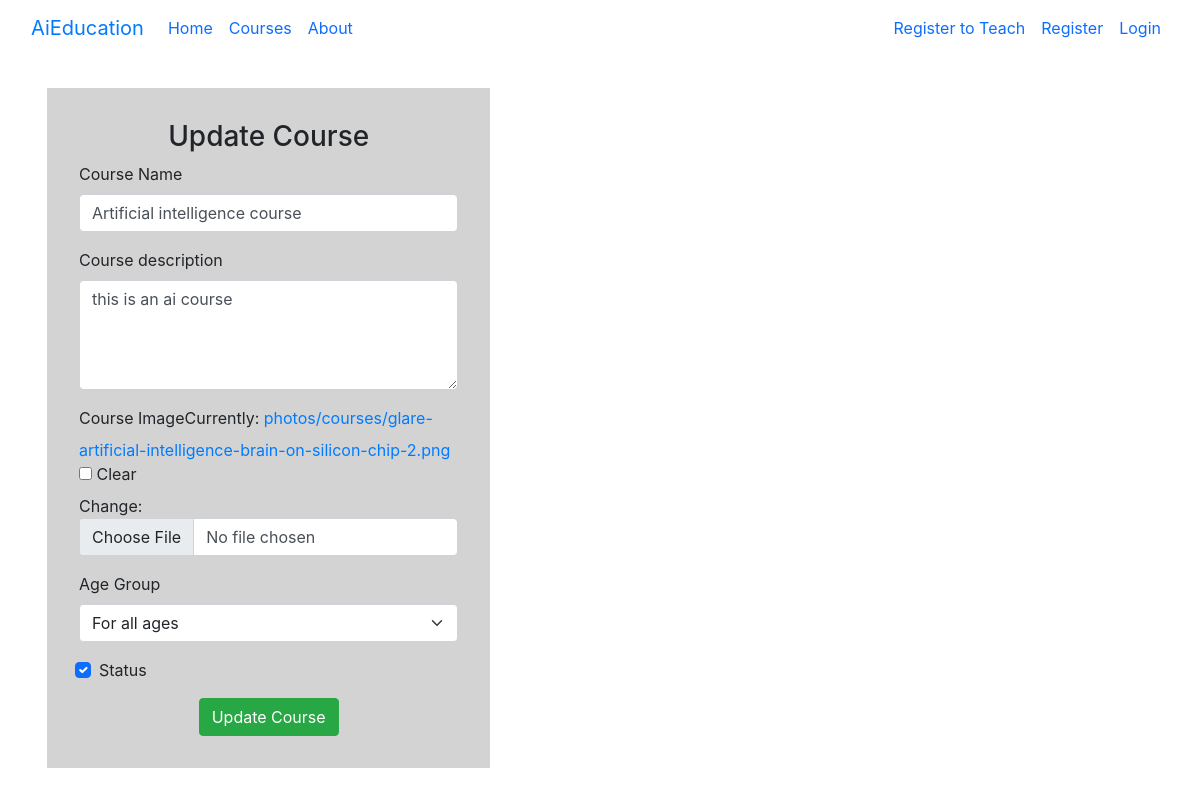
Page /courses/update-course/artificial-intelligence-course/ on the earlier database version.
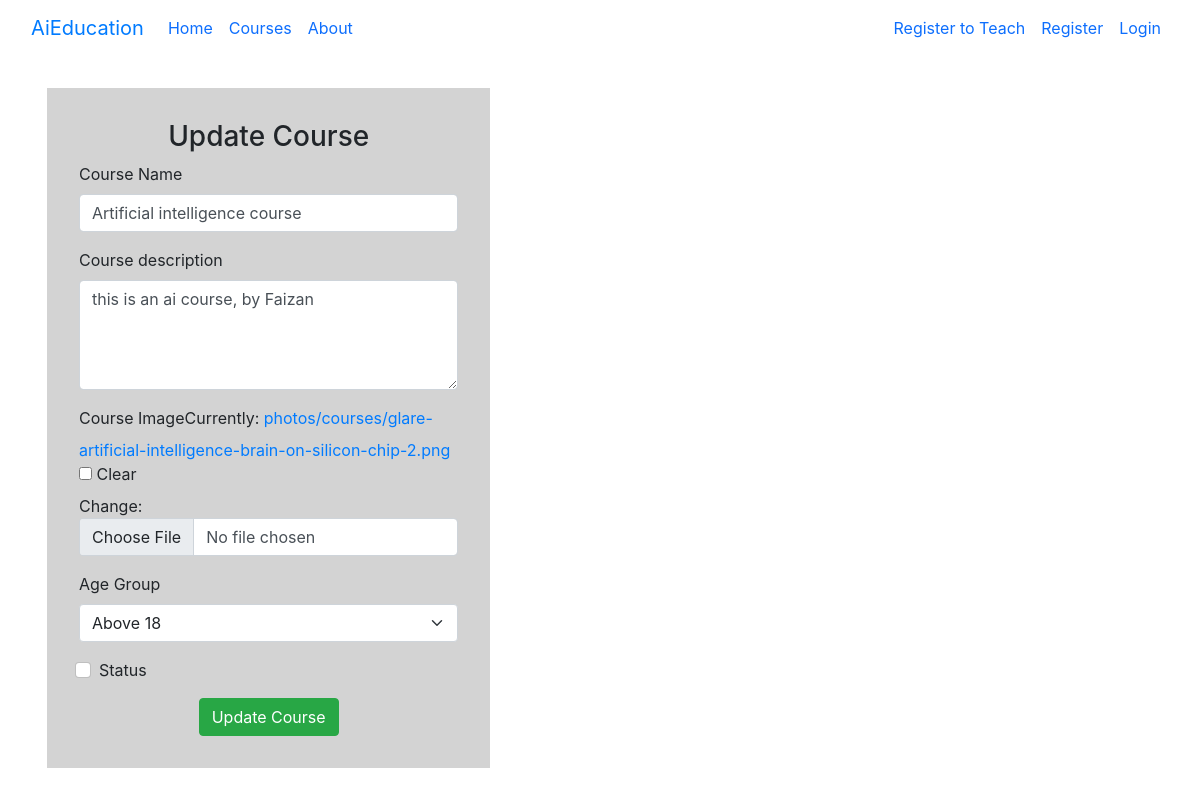
Same page on the later database version.
### courses/models.py (models this page shows, shortened)
class Course(models.Model):
    course_name = models.CharField(max_length=100)
    made_by_teacher = models.ForeignKey(to=Teacher , on_delete=models.CASCADE, related_name='made_course')
    student = models.ManyToManyField(Student ,through='Course_members', related_name='has_course') # To get through the model name
    course_img = models.ImageField(upload_to='photos/courses',blank=True) # to change the upload path
    course_description = models.CharField(max_length=300)
    slug = models.SlugField()
    iscomplete = models.BooleanField(default=False)
    Age_choices = [
        ('Age < 10', 'Age <10'),
        ('10 < Age < 15', '10 < Age < 15'),
        ('15 < Age < 18','15 < Age < 18'),
        ('Above 18', 'Above 18'),
        ('For all ages', 'For all ages'),]
    age_group = models.CharField(max_length=20, choices=Age_choices, default='For all ages')
    tz1 = pytz.timezone('Asia/Kolkata')
    current_time = timezone.now().astimezone(tz1)
    duration = timedelta(hours=5, minutes=30)
    current_date = current_time + duration
    date_generated = models.DateTimeField(default=current_date)
    class Meta:
        ordering = ["course_name"]

### courses/views.py (the view)
# urls.py: path('update-course/<slug:slug>/', views.UpdateCourse.as_view(), name='updatecourse'),
class UpdateCourse(UpdateView):
    model = Course
    form_class = UpdateForm
    template_name = 'courses/update_course.html'
    success_url = reverse_lazy('courses:allcourseslist')

### courses/views.py
class UpdateForm(forms.ModelForm):
    course_description = forms.CharField(
        widget=forms.Textarea(attrs={'rows': 4, 'cols': 50})
    )
    class Meta:
        model = Course
        fields = ('course_name', 'course_description', 'course_img', 'age_group', 'iscomplete')
        labels = {
            'course_name': 'Course Name',
            'course_description': 'Course Description',
            'course_img': 'Course Image',
            'age_group': 'Age Group',
            'iscomplete': 'Status',
        }

### courses/templates/courses/update_course.html (shortened to what this page needs)
{% extends 'base.html' %}
{% load static %}
{% load bootstrap5 %}
{% block content %}
<div class="row" style="margin:0px; padding: 2em;">
<div class="col-lg-5">
<div style="padding:2em; background-color: lightgrey;">
    <h3 style="text-align: center;"> Update Course</h3>
    <form method="POST" enctype="multipart/form-data">
        {% bootstrap_form form %}
        <div style="text-align:center;">
        <input type="submit" class="btn btn-success" value="Update Course"> </div>
    </form>
</div></div>
</div>
{% endblock %}

Differences in the rows shown:
changed Course "Artificial intelligence course": course_description "this is an ai course" → "this is an ai course, by Faizan"; age_group "For all ages" → "Above 18"; iscomplete "☑" → "☐"
